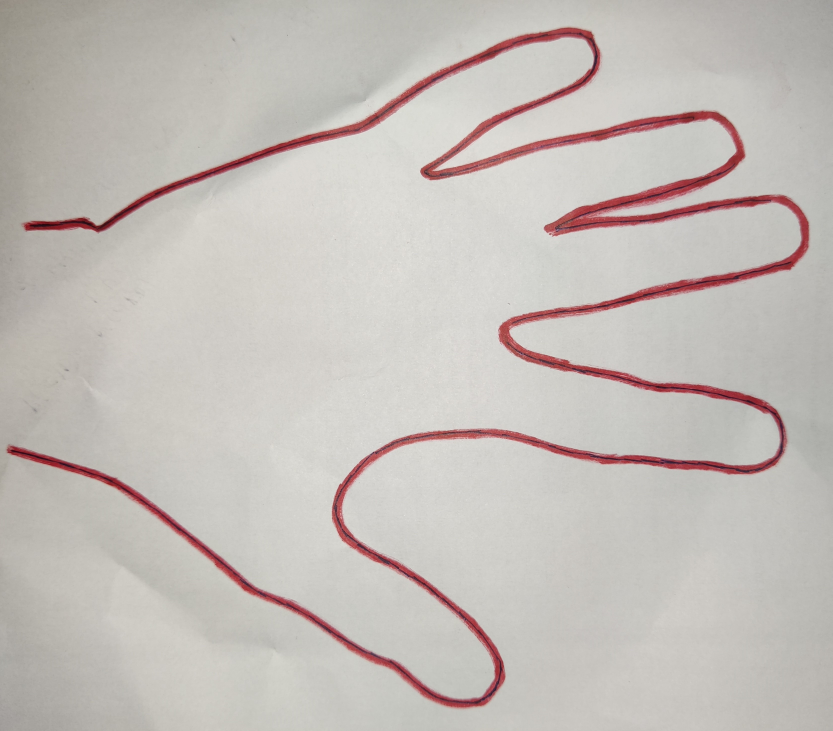
#> input picture CDS/After explanation/hand.jpg, 3329 x 2924 px (shown at 1/4 size)
$ jupyter execute --allow-errors hand_assignment.ipynb
#> lines starting #> are read from the running program, lines starting #| are printed output that depends on the picture; after the words box and inside, x2 and y2 are one past the last pixel; in counts of white or black regions, pixels touching at a corner belong together
[cell 1]
import numpy as np
import matplotlib.pyplot as plt
from skimage import color
from skimage import io
from PIL import Image

[cell 2]
img = io.imread('hand.jpg')
#> img is the input picture: shape (2924, 3329, 3); mean R, G, B 195.9, 189.4, 184.7
plt.imshow(img)

[cell 3]
img = io.imread('hand.jpg')
imgGray = color.rgb2gray(img)
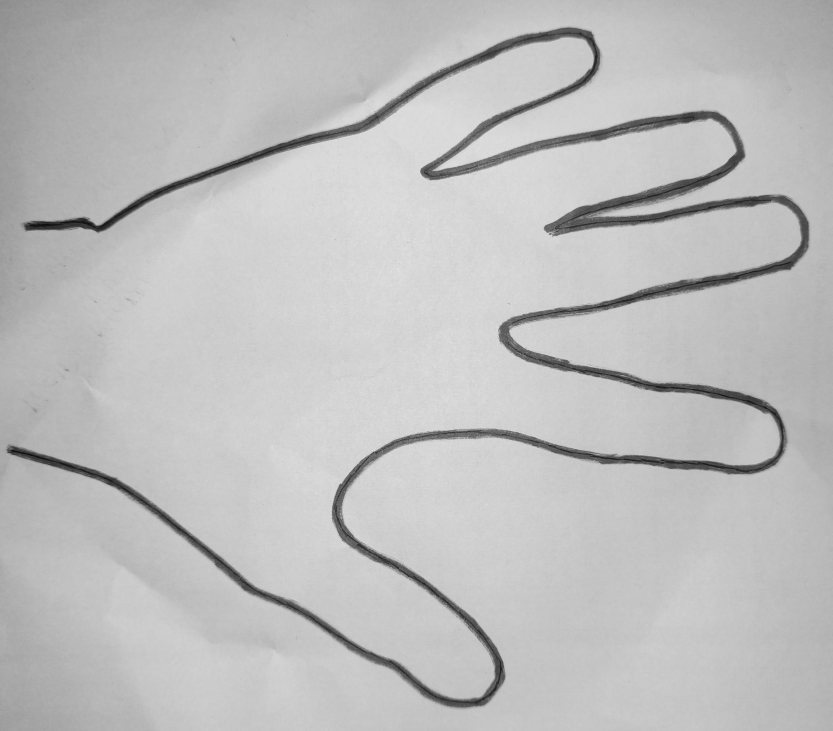
#> imgGray: shape (2924, 3329) float64 (shown at 1/4 size); min 0.0325, max 0.958, mean 0.747
for i in range (2924):
  for j in range(3329):
    if imgGray[i,j]<0.5:
      imgGray[i,j]=0
    else :
      imgGray[i,j]=1
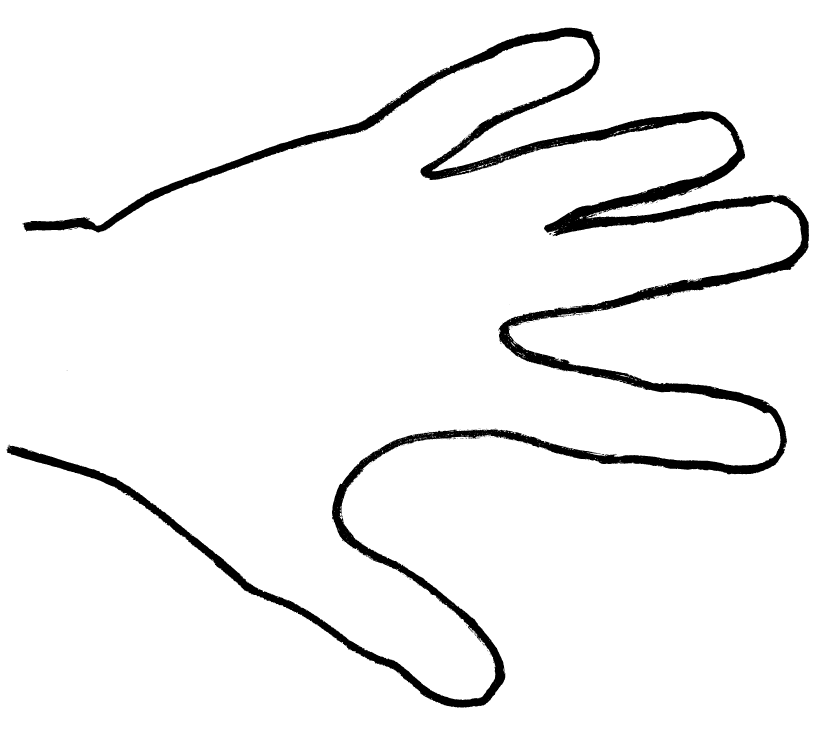
#> imgGray: shape (2924, 3329) float64 (shown at 1/4 size); values 0 (black) and 1 (white), 95.1% white; 275 black regions (261 under 20 px), largest, box (x1, y1, x2, y2) and area: (26, 110, 3236, 2830) 476805, (2304, 1255, 2331, 1261) 62, (2244, 1262, 2259, 1267) 46
plt.imshow(imgGray,cmap='gray')

#> (a cell that did not finish here is left out)

[cell 5]
print(imgGray.size)
#| 9733996

[cell 6]
img = Image.open("hand.jpg")
width, height = img.size
#> width = 3329; height = 2924
imgGray = color.rgb2gray(img)
for i in range (height):
  for j in range(width):
    if imgGray[i,j]<0.5:
      imgGray[i,j]=0
    else :
      imgGray[i,j]=1
plt.imshow(imgGray,cmap='gray')

[cell 7]
import numpy as np
import matplotlib.pyplot as plt
from skimage import color
from skimage import io
from PIL import Image
from google.colab import files

[cell 8]
files.upload()
#> the answer given: hand.jpg

[cell 9]
# Open the file and convert it into gray scale
# --- To do: Shadow removal ----
img = Image.open("hand.jpg")
img_arr = np.array(img)
height, width, colour = img_arr.shape
#> colour = 3
imgGray = color.rgb2gray(img_arr)
for i in range (height):
  for j in range(width):
    if imgGray[i,j]<0.45:
      imgGray[i,j]=0
    else :
      imgGray[i,j]=1
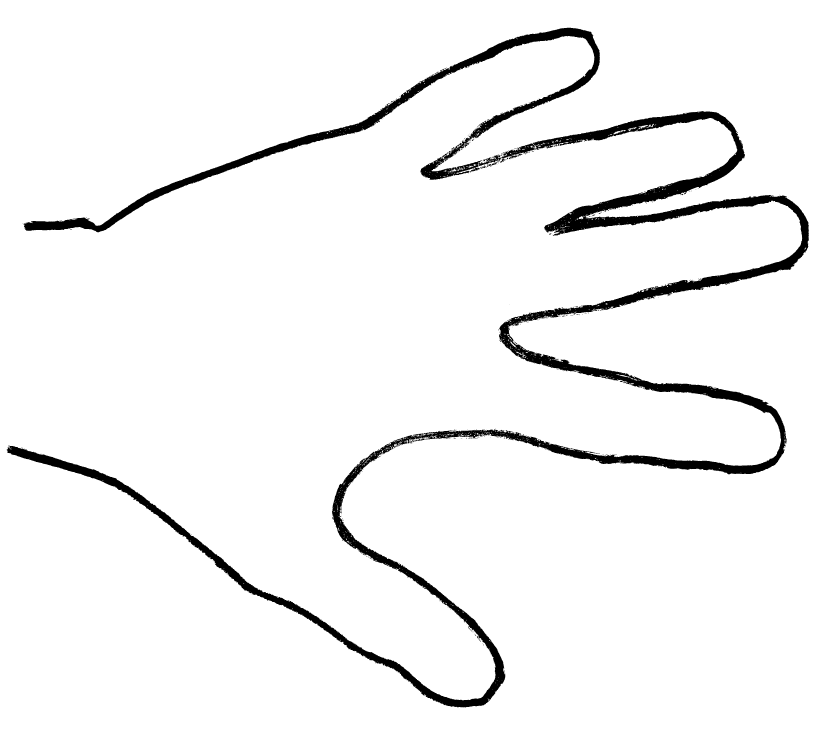
#> imgGray: shape (2924, 3329) float64 (shown at 1/4 size); values 0 (black) and 1 (white), 95.5% white; 305 black regions (285 under 20 px), largest, box (x1, y1, x2, y2) and area: (27, 111, 3235, 2830) 435113, (1947, 645, 1995, 668) 221, (2001, 635, 2022, 651) 129
plt.imshow(imgGray,cmap='gray')

[cell 10]
visited_set = set()
curve_points = set()

[cell 11]
# eight nearest neighbour
def eight_nearest_neighbour(i,j):

  if i-1 >= 0 and j-1 >= 0 and imgGray[i-1][j-1] == 1:
    visited_set.add((i-1,j-1))
    return True,i-1,j-1
  elif i-1 >= 0 and j >= 0 and imgGray[i-1][j] == 1:
    visited_set.add((i-1,j))
    return True,i-1,j
  elif i-1 >= 0 and j+1 >= 0 and imgGray[i-1][j+1] == 1:
    visited_set.add((i-1,j+1))
    return True,i-1,j+1

  elif i >= 0 and j-1 >= 0 and imgGray[i][j-1] == 1:
    visited_set.add((i,j-1))
    return True,i,j-1
  elif i >= 0 and j+1 != 0 and imgGray[i][j+1] == 1:
    visited_set.add((i,j+1))
    return True,i,j

  elif i+1 != 0 and j-1 != 0 and imgGray[i+1][j-1] == 1:
    visited_set.add((i+1,j-1))
    return True,i+1,j-1
  elif i+1 != 0 and j != 0 and imgGray[i+1][j] == 1:
    visited_set.add((i+1,j))
    return True,i+1,j
  elif i+1 != 0 and j+1 != 0 and imgGray[i+1][j+1] == 1:
    visited_set.add((i+1,j+1))
    return True,i+1,j+1
  else:
    return False,i,j

#> (a cell that did not finish here is left out)

[cell 13]
print(curve_points)

[cell 14]
print(visited_set)

#> (a cell that did not finish here is left out)

[cell 16]
visited_set = set()
curve_points = list()
x_size =20
y_size=30

[cell 17]
rows, cols = (x_size, y_size)
mat = np.array([[0]*cols]*rows)
for i in range(x_size):
    for j in range(y_size):
        if (i == j):
            mat[i][j] = 1
print(mat)

[cell 18]
# eight nearest neighbour
def eight_nearest_neighbour(i,j):

      if (i >=x_size ) or (j>=y_size):
        return False,-1,-1
      elif i-1 >= 0 and j-1 >= 0 and (i-1,j-1) not in visited_set and mat[i-1][j-1] == 1:
        visited_set.add((i-1,j-1))
        return True,i-1,j-1
      elif i-1 >= 0 and j >= 0 and (i-1,j) not in visited_set and mat[i-1][j] == 1:
        visited_set.add((i-1,j))
        return True,i-1,j
      elif i-1 >= 0  and (j+1 < y_size) and (i-1,j+1) not in visited_set and mat[i-1][j+1] == 1:
        visited_set.add((i-1,j+1))
        return True,i-1,j+1

      elif i >= 0 and j-1 >= 0 and (i,j-1) not in visited_set and mat[i][j-1] == 1:
        visited_set.add((i,j-1))
        return True,i,j-1
      elif i >= 0 and (j+1 < y_size) and (i,j+1) not in visited_set and mat[i][j+1] == 1:
        visited_set.add((i,j+1))
        return True,i,j

      elif i+1 < x_size and j-1 >= 0 and (i+1,j-1) not in visited_set and mat[i+1][j-1] == 1:
        visited_set.add((i+1,j-1))
        return True,i+1,j-1
      elif i+1 < x_size and j >= 0 and (i+1,j) not in visited_set and mat[i+1][j] == 1:
        visited_set.add((i+1,j))
        return True,i+1,j
      elif i+1 < x_size and j+1 < y_size and (i+1,j+1) not in visited_set and mat[i+1][j+1] == 1:
        visited_set.add((i+1,j+1))
        return True,i+1,j+1
      else:
        return False,i,j

[cell 19]
for i in range(x_size):
      for j in range(y_size):
        if (i,j) in visited_set:
            continue
        visited_set.add((i,j))
        if (mat[i][j] == 1):
            curve_points.append((i,j))
            found_neighbour = True
            ni = i
            nj = j
            while(found_neighbour == True):
                found_neighbour,ni,nj = eight_nearest_neighbour(ni,nj)
                print(ni,nj)
                if (found_neighbour == True):
                    curve_points.append((ni,nj))
